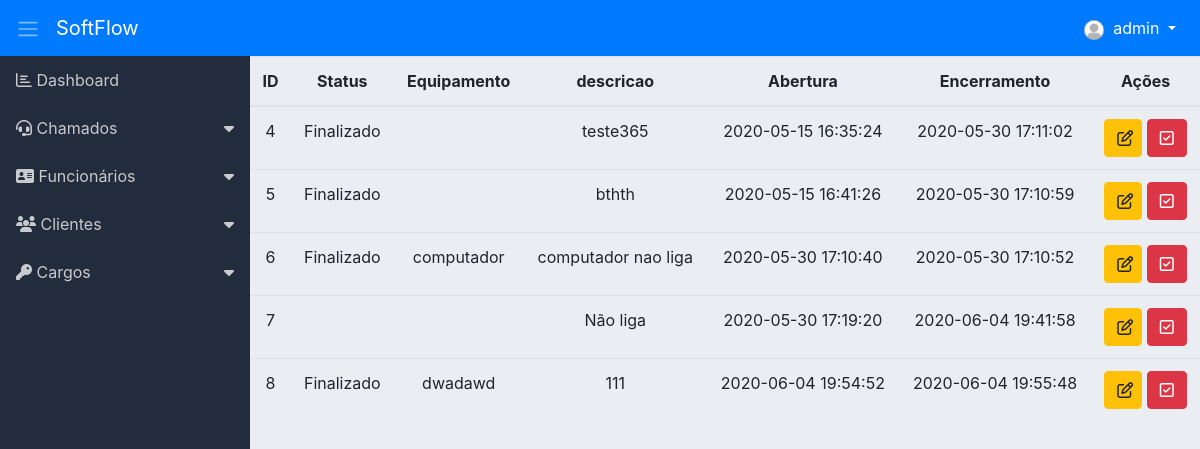
Page /chamado.php (signed in) on the committed database.
### tables this page shows
CREATE TABLE `chamado` (
  `id` int(11) NOT NULL,
  `id_cliente` int(11) NOT NULL,
  `status` varchar(155) NOT NULL,
  `equipamento` varchar(115) NOT NULL,
  `descricao` varchar(155) NOT NULL,
  `abertura` varchar(155) NOT NULL,
  `encerramento` varchar(155) DEFAULT NULL
);

### classes/Model.php (called while the page is built, shortened)
<?php
require_once 'Conn.php';
class Model
{
	protected $tabela;
	protected $class;
	protected $db;
    public function __construct()
    {
        $conn = new Conn();
        $this->db = $conn->getConn();
    }
    public function listar()
    {
    	$sql = "SELECT * FROM {$this->tabela}";
    	$stmt = $this->db->prepare($sql);
    	$stmt->setFetchMode(PDO::FETCH_CLASS, $this->class);
    	$stmt->execute();
    	return $stmt->fetchAll();
    }
}

### classes/Conn.php (called while the page is built)
<?php
class Conn {
    public static $Host = "localhost";
    public static $User = "root";
    public static $Pass = "";
    public static $Dbname = "sistema_informatica_pi";
    private static $Connect = null;
    private static function Conectar() {
        try {
            if(self::$Connect == null):
                self::$Connect = new PDO('mysql:host=' . self::$Host .';dbname='.self::$Dbname, self::$User, self::$Pass);
            endif;
        } catch (Exception $ex) {
            echo 'Mensagem: ' . $ex->getMessage();
            die;
        }
        return self::$Connect;
    }
    public function getConn() {
        return self::Conectar();
    }
}

### classes/ChamadoDAO.php (called while the page is built, shortened)
<?php
require_once 'Model.php';
class ChamadoDAO extends Model
{
    public function __construct() {
    	$this->tabela = 'chamado';
    	$this->class = 'Chamado';
    }
}

### classes/Chamado.php (called while the page is built, shortened)
<?php
class Chamado
{
	private $id;
	private $status;
	private $descricao;
	private $abertura;
	private $encerramento;
    private $equipamento;
    public function getId()
    {
        return $this->id;
    }
    public function getStatus()
    {
        return $this->status;
    }
    public function getDescricao()
    {
        return $this->descricao;
    }
    public function getAbertura()
    {
        return $this->abertura;
    }
    public function getEncerramento()
    {
        return $this->encerramento;
    }
    public function getEquipamento()
    {
        return $this->equipamento;
    }
}

### chamado.php (the view, shortened to what this page needs)
<?php include 'layout/header.php'; ?>
<?php include './layout/menu.php'; ?>
<?php
require 'classes/Chamado.php';
require 'classes/ChamadoDAO.php';
$chamadoDAO = new ChamadoDAO();
$chamados = $chamadoDAO->listar();
?>
<div style="width: 100%;">
	<table class="table">
		<thead>
			<tr>
				<th style="text-align: center">ID</th>
				<th style="text-align: center">Status</th>
				<th style="text-align: center">Equipamento</th>
				<th style="text-align: center">descricao</th>
				<th style="text-align: center">Abertura</th>
				<th style="text-align: center">Encerramento</th>
				<th style="text-align: center">Ações</th>
			</tr>
		</thead>
		<tbody style="text-align: center;" >
			<?php foreach ($chamados as $chamado) { ?>
				<tr>
					<td><?= $chamado->getId() ?></td>
					<td><?= $chamado->getStatus() ?></td>
					<td><?= $chamado->getEquipamento() ?></td>
					<td><?= $chamado->getDescricao() ?></td>
					<td><?= $chamado->getAbertura() ?></td>
					<td><?= $chamado->getEncerramento() ?></td>
					<td>
						<a class="btn btn-warning" style="padding-right: 8px;" href="form_chamado.php?id=<?= $chamado->getId() ?>"><i class="far fa-edit"></i></a>
						<a class="btn btn-danger" href="controle_chamado.php?acao=finalizarChamado&id=<?= $chamado->getId() ?>" onclick="return confirm('Deseja realmente Finalizar esse chamado?')"><i class="far fa-check-square"></i></a>
					</td>
				</tr>
			<?php } ?>
		</tbody>
	</table>
</div>
<?php include 'layout/footer.php'; ?>

### layout/header.php (shortened to what this page needs)
<!DOCTYPE html>
<html>
<head>
	<link rel="stylesheet" href="assets/css/bootstrap.min.css">
	<link rel="stylesheet" href="assets/css/fontawesome.min.css">
	<link rel="stylesheet" href="assets/css/dashboard.css">
</head>
<body>
	<nav class="navbar navbar-expand navbar-dark bg-primary">
		<a class="sidebar-toggle text-light mr-3">
			<span class="navbar-toggler-icon"></span>
		</a>
		<a class="navbar-brand" href="adm.php">SoftFlow</a>
		<div class="collapse navbar-collapse">
			<ul class="navbar-nav ml-auto">
				<li class="nav-item dropdown">
					<a class="nav-link dropdown-toggle menu-header" href="#" id="navbarDropdownMenuLink" data-toggle="dropdown">
						<img class="rounded-circle" src="assets/img/usuario.png" width="20" height="20"> &nbsp;<span class="d-none d-sm-inline"><?= $_SESSION['nome']?></span>
					</a>
				</li>
			</ul>
		</div>
	</nav>
	<div class="d-flex">

### layout/menu.php (shortened to what this page needs)
<nav class="sidebar">
    <ul class="list-unstyled">
        <li><a href="adm.php"><i class="far fa-chart-bar"></i></i> Dashboard</a></li>
        <li>
            <a href="#submenu4" data-toggle="collapse">
                <i class="fas fa-headset"></i> Chamados</a>
        </li>
        <li>
            <a href="#submenu2" data-toggle="collapse"><i class="fas fa-address-card"></i> Funcionários</a>
        </li>
        <li>
            <a href="#submenu3" data-toggle="collapse">
            <i class="fas fa-users fa"></i> Clientes</a>
        </li>
        <li>
            <a href="#submenu5" data-toggle="collapse">
            <i class="fas fa-key fa"></i> Cargos</a>
        </li>
    </ul>
</nav>

### layout/footer.php (shortened to what this page needs)
</div>
</body>
</html>

### assets/css/dashboard.css (style rules this page uses)
body { background-color: #eaeef3; }
.menu-header { color: #FFF !important; }
.sidebar { background-color: #222c3c; min-width: 250px; max-width: 250px; min-height: calc(100vh - 56px); transition: all 0.3s; }
.sidebar ul li a { display: block; padding: 0.75rem 1rem; color: #c7cace; text-decoration: none; }
.sidebar [data-toggle="collapse"] { position: relative; }
.sidebar [data-toggle="collapse"]:before { content: "\f0d7"; font-family: "Font Awesome 5 Free"; font-weight: 900; position: absolute; right: 1rem; }

### rows in the picture
chamado: id "4", status "Finalizado", descricao "teste365", abertura "2020-05-15 16:35:24", encerramento "2020-05-30 17:11:02"
chamado: id "5", status "Finalizado", descricao "bthth", abertura "2020-05-15 16:41:26", encerramento "2020-05-30 17:10:59"
chamado: id "6", status "Finalizado", equipamento "computador", descricao "computador nao liga", abertura "2020-05-30 17:10:40", encerramento "2020-05-30 17:10:52"
chamado: id "7", descricao "Não liga", abertura "2020-05-30 17:19:20", encerramento "2020-06-04 19:41:58"
chamado: id "8", status "Finalizado", equipamento "dwadawd", descricao "111", abertura "2020-06-04 19:54:52", encerramento "2020-06-04 19:55:48"

### other values in the picture
$_SESSION['nome'] "admin"
